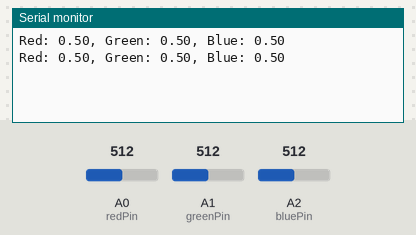
Recording of a sketch running on a simulated Arduino Uno, built with avr-gcc and run on an emulated ATmega328P. Parts: the last lines printed to the serial monitor. The test bench sets the inputs (shaded band); at power-on: A0 (redPin) = 512, A1 (greenPin) = 512, A2 (bluePin) = 512.

Above: at 1.8 s.
1.9 s: A0 (redPin) set to 716
At 2.8 s:
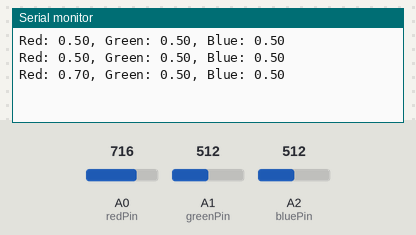
3.4 s: A1 (greenPin) set to 716
At 4.7 s:
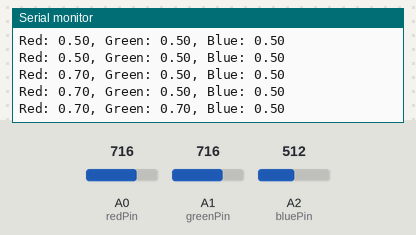
4.9 s: A2 (bluePin) set to 716
At 5.5 s:
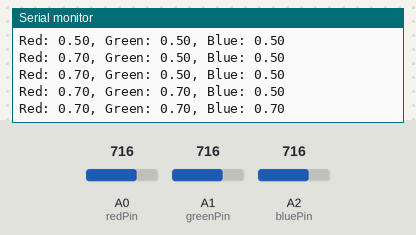
6.4 s: A0 (redPin) set to 900
At 7.7 s:
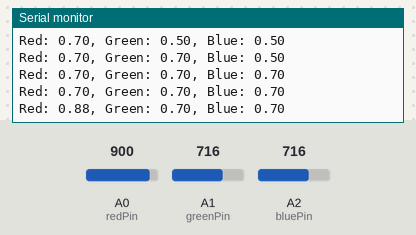
7.9 s: A1 (greenPin) set to 900
At 8.8 s:
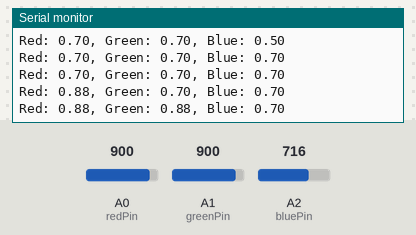
9.4 s: A2 (bluePin) set to 900
At 10.8 s:
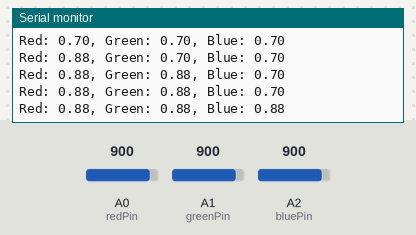
Timing chart, 0 to 11.9 s (numbered marks = the images above; inputs shaded):
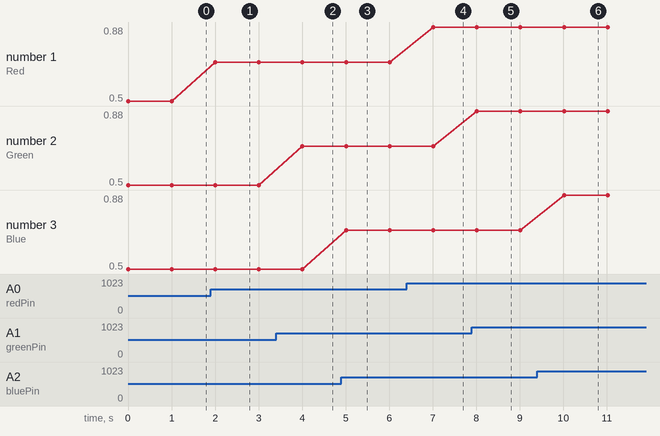

Measured:
- after the input at 1.9 s, the serial monitor: prints a new line after 0.10 s (image 1)
- after the input at 3.4 s, the serial monitor: prints a new line after 0.61 s (image 2)
- after the input at 4.9 s, the serial monitor: prints a new line after 0.11 s (image 3)
- after the input at 6.4 s, the serial monitor: prints a new line after 0.61 s (image 4)
- after the input at 7.9 s, the serial monitor: prints a new line after 0.11 s (image 5)
- after the input at 9.4 s, the serial monitor: prints a new line after 0.62 s (image 6)
- plotted number 1: 0.5 → 0.7 after the input at 1.9 s, 0.7 → 0.88 after the input at 6.4 s

The sketch:

valid_20241128140559_gpt4o.ino
```cpp
#include <Arduino.h>

// Define pin numbers
const int redPin = A0;
const int greenPin = A1;
const int bluePin = A2;

// Variables to store sensor readings
float redValue;
float greenValue;
float blueValue;

void setup() {
  // Initialize serial communication
  Serial.begin(9600);
  // Initialize analog pins
  pinMode(redPin, INPUT);
  pinMode(greenPin, INPUT);
  pinMode(bluePin, INPUT);
}

void loop() {
  // Read the values from the analog pins
  redValue = analogRead(redPin) / 1023.0; // Normalize to [0, 1]
  greenValue = analogRead(greenPin) / 1023.0; // Normalize to [0, 1]
  blueValue = analogRead(bluePin) / 1023.0; // Normalize to [0, 1]

  // Output the values to Serial Monitor
  Serial.print("Red: ");
  Serial.print(redValue);
  Serial.print(", Green: ");
  Serial.print(greenValue);
  Serial.print(", Blue: ");
  Serial.println(blueValue);

  // Add a delay to prevent flooding the Serial Monitor
  delay(1000);
}
```
